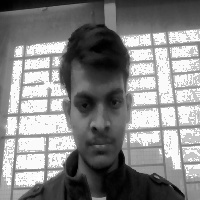
#> input picture backend/data/faces/1_0.jpg, 200 x 200 px
$ python -i organize_photos.py   (imports and definitions only)
#> lines starting #> are read from the running program, lines starting #| are printed output that depends on the picture
"""
Photo Organization Script (Google Photos Style)
Organizes unassigned/scattered face images into person clusters.

Features:
1. Scans 'unknown/' and 'unknown_person_*/' folders
2. Uses "Single Linkage" clustering:
   - A face belongs to a cluster if it matches ANY face in that cluster
   - This fixes the issue where a face might not match the "representative" but matches another face
3. Moves organized photos into clean 'clustered_person_X/' folders
"""

import cv2
import numpy as np
import shutil
from pathlib import Path
from typing import List, Dict, Set, Tuple
import os

# Define paths
BASE_DIR = Path(__file__).parent / "_data-face"
UNKNOWN_DIR = BASE_DIR / "unknown"

# Clustering settings
CLUSTER_THRESHOLD = 90.0  # Relaxed threshold (standard is ~80)

class FaceImage:
    """Represents a single face image."""
    def __init__(self, path: Path):
        self.path = path
        self.face_roi = None
        self.hist_face = None
        self.load_image()

    def load_image(self):
        """Load and preprocess image."""
        try:
            img = cv2.imread(str(self.path), cv2.IMREAD_GRAYSCALE)
#> img is the input picture: shape (200, 200); min 0, max 255, mean 134.4
            if img is None:
                return

            # Resize for consistent LBPH grid calculation
            self.face_roi = cv2.resize(img, (100, 100))
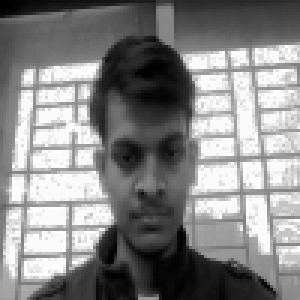
#> self.face_roi: shape (100, 100) (shown 3 times larger); min 0, max 255, mean 134.5
            self.face_roi = cv2.equalizeHist(self.face_roi)
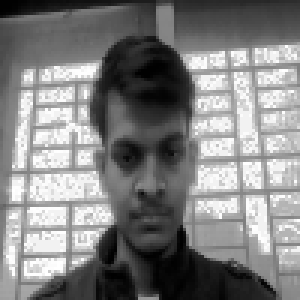
#> self.face_roi: shape (100, 100) (shown 3 times larger); min 0, max 255, mean 129.2

        except Exception as e:
            print(f"[ERROR] Loading {self.path.name}: {e}")

class PhotoOrganizer:
    def __init__(self):
        self.cluster_map: Dict[int, List[FaceImage]] = {}

    # [151 lines left out: functions compute_distance, collect_unnorganized_images, cluster_images, save_results, apply_changes, not called in this run]

# [11 lines not run here, left out]

>>> result = FaceImage('../data/faces/1_0.jpg').load_image()
